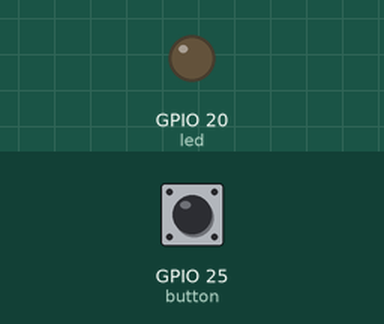
Recording of a program running on a simulated Raspberry Pi (BCM pin numbers). Parts: output pins drawn as LEDs (lit = HIGH). The test bench sets the inputs (shaded band); at power-on: GPIO 25 (button) HIGH.

Above: at 1.2 s.
1.3 s: GPIO 25 (button) pulled LOW for 0.15 s
At 1.37 s:
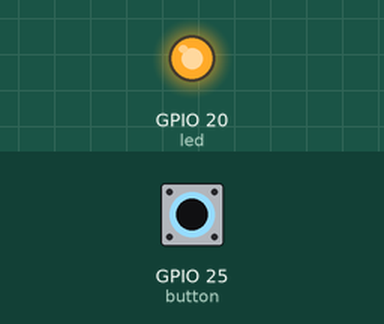
2.9 s: GPIO 25 (button) pulled LOW for 3.2 s
At 7.1 s:
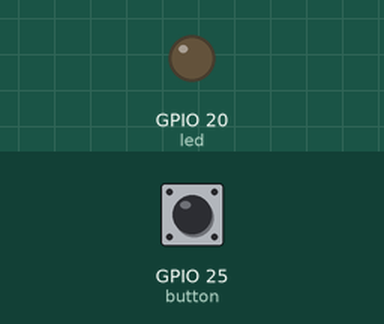
Timing chart, 0 to 8.6 s (numbered marks = the images above; inputs shaded):
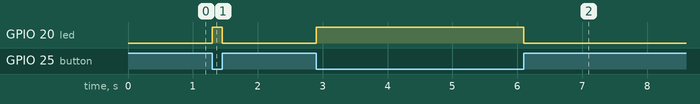

Measured:
- after the input at 1.3 s, GPIO 20 (led): LOW → HIGH at once, → LOW 0.15 s later
- after the input at 2.9 s, GPIO 20 (led): LOW → HIGH at once, → LOW 3.2 s later

The program:

mission1.py
```python
#!/usr/bin/env python3
# 시스템 PATH에서 python3 인터프리터를 탐색하여 실행합니다.
# 다양한 플랫폼에서 호환성을 보장하기 위한 권장 방식입니다.

from gpiozero import Button, LED
# gpiozero는 Raspberry Pi 전용 고수준 GPIO 제어 라이브러리입니다.
# Button: 입력 핀(스위치) 제어용 클래스
# LED: 출력 핀(LED) 제어용 클래스

from signal import signal, SIGINT, SIGTERM
# signal 모듈은 시스템 종료, Ctrl+C 같은 시그널을 감지하여 사용자 정의 함수를 실행할 수 있도록 합니다.
# SIGINT: 키보드 인터럽트 (Ctrl+C), SIGTERM: 시스템 종료 요청 (예: kill 명령)

from time import sleep
# sleep 함수는 프로그램 실행을 지정된 시간(초)만큼 지연시킵니다.

import sys
# sys.exit()를 사용하여 프로그램을 명시적으로 종료합니다.

# ----------------------------------------------------------
# 1. GPIO 핀 번호 설정 (BCM 번호 기준)
# ----------------------------------------------------------
SWPIN = 25    # 스위치 입력 핀
LEDPIN = 20   # LED 출력 핀

# ----------------------------------------------------------
# 2. Button 및 LED 객체 생성
# ----------------------------------------------------------
try:
    button = Button(SWPIN, pull_up=True)
    led = LED(LEDPIN)
except Exception as e:
    print(f"[ERROR] GPIO initialization failed: {e}")
    sys.exit(1)

# ----------------------------------------------------------
# 3. 안전 종료 처리 함수 정의
# ----------------------------------------------------------
def cleanup(signum, frame):
    """
    프로그램 종료 시 LED를 소등하고 안전하게 종료합니다.
    회로 보호 및 GPIO 상태 초기화를 위해 필수입니다.
    """
    print("\nShutting down: Turning off LED and releasing resources...")
    led.off()
    sys.exit(0)

# ----------------------------------------------------------
# 4. 시그널 핸들러 등록 (Ctrl+C 또는 종료 요청 대응)
# ----------------------------------------------------------
signal(SIGINT, cleanup)
signal(SIGTERM, cleanup)

# ----------------------------------------------------------
# 5. 메인 루프: 버튼 입력에 따른 LED 제어
# ----------------------------------------------------------
try:
    while True:
        if button.is_pressed:
            led.on()
        else:
            led.off()
        sleep(0.05)  # 디바운싱 간격 (50ms)

except KeyboardInterrupt:
    cleanup(None, None)
```
